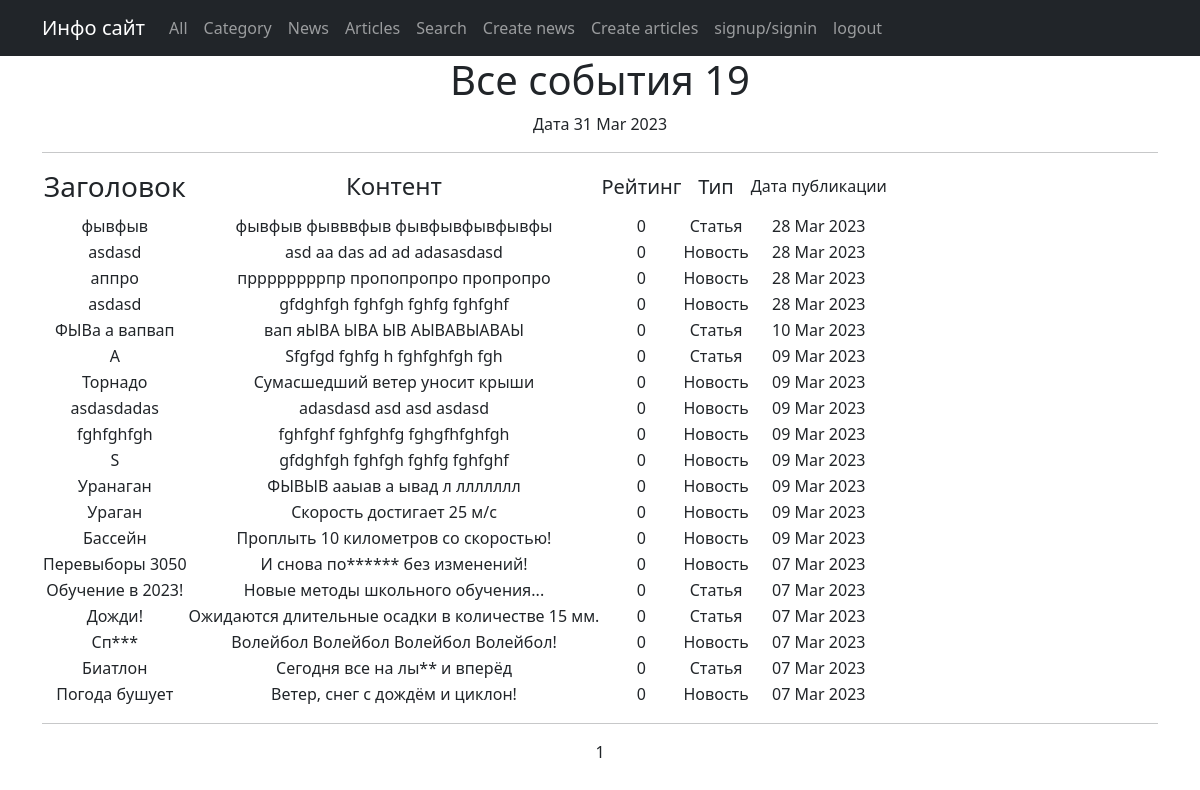
The app's page /posts/, older data.
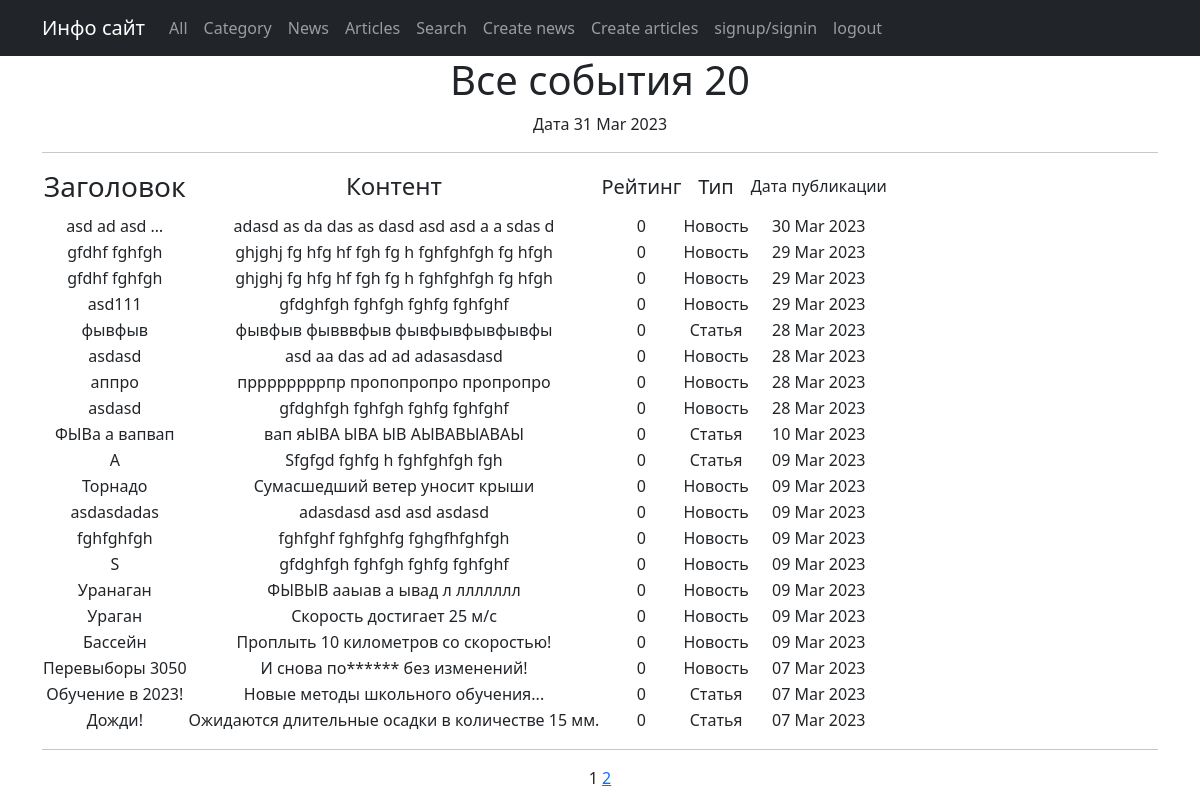
The same page, newer data.
### posts/models.py (models this page shows, shortened)
class Post(models.Model):
    article = 'ARTI'
    news = 'NEWS'
    POST_TYPE = [
        (article, 'Статья'),
        (news, 'Новость')
    ]
    author = models.ForeignKey(Author, on_delete=models.CASCADE)
    types = models.CharField(max_length=4, choices=POST_TYPE, default=news)
    time_date = models.DateTimeField(auto_now_add=True)
    category = models.ManyToManyField(Category, through='PostCategory')
    title = models.CharField(max_length=255, blank=False)
    content = models.TextField(blank=False)
    rating = models.IntegerField(default=0)

### posts/views.py (the view)
# urls.py: path('', PostList.as_view(), name='post_list'),
class PostList(ListView):
    model = Post
    ordering = '-time_date'
    template_name = 'posts.html'
    context_object_name = 'posts'
    paginate_by = 20
    def get_context_data(self, **kwargs):
        context = super().get_context_data(**kwargs)
        context['num_of_posts'] = len(Post.objects.filter())
        return context

### posts/templatetags/custom_filters.py (called while the page is built)
@register.filter()
def censor(value):
    new_list = list(value.split())
    if isinstance(value, str):
        for i in range(len(new_list)):
            if new_list[i].lower() in censor_list:
                s = new_list[i]
                new_list[i] = s[:2] + '*' * (len(s) - 2)
        return ' '.join(new_list)
    else:
        raise TypeError('Объект не является строкой')

### posts/templatetags/custom_tags.py (called while the page is built)
@register.simple_tag()
def current_time(format_string='%b %d %Y'):
    return datetime.utcnow().strftime(format_string)

### templates/posts.html (shortened to what this page needs)
{% extends 'flatpages/default.html' %}
{% load custom_filters %}
{% load custom_tags %}
{% block content %}
<h1>Все события {{ posts|length }} </h1>
Дата {% current_time '%d %b %Y' %}
<hr>
    {% if posts %}
        <table>
            <tr>
                <td><h3>Заголовок</h3></td>
                <td><h4>Контент</h4></td>
                <td><h5>Рейтинг</h5></td>
                <td><h5>Тип</h5></td>
                <td><h6>Дата публикации</h6></td>
            </tr>
            {% for post in posts %}
            <tr>
                <td>{{ post.title|truncatewords:3|censor }}</td>
                <td>{{ post.content|truncatewords:20|censor }}</td>
                <td>{{ post.rating }}</td>
                <td>{{ post.get_types_display }}</td>
                <td>{{ post.time_date|date:'d M Y' }}</td>
            </tr>
            {% endfor %}
        </table>
    {% else %}
        <h2>Новостей нет!</h2>
    {% endif %}
    <hr>
    {{ page_obj.number }}
    {% if page_obj.has_next %}
        <a href="?page={{ page_obj.next_page_number }}">{{ page_obj.next_page_number }}</a>
    {% endif %}
{% endblock content %}

Row changes from the older to the newer data that the page shows:
no longer on this page (row unchanged): Post: title|censor "Сп***", content|censor "Волейбол Волейбол Волейбол Волейбол!", rating "0", types "Новость", time_date "07 Mar 2023"
no longer on this page (row unchanged): Post: title|censor "Биатлон", content|censor "Сегодня все на лы** и вперёд", rating "0", types "Статья", time_date "07 Mar 2023"
no longer on this page (row unchanged): Post: title|censor "Погода бушует", content|censor "Ветер, снег с дождём и циклон!", rating "0", types "Новость", time_date "07 Mar 2023"
added Post: title|censor "asd ad asd …", content|censor "adasd as da das as dasd asd asd a a sdas d", rating "0", types "Новость", time_date "30 Mar 2023"
added Post: title|censor "gfdhf fghfgh", content|censor "ghjghj fg hfg hf fgh fg h fghfghfgh fg hfgh", rating "0", types "Новость", time_date "29 Mar 2023"
added Post: title|censor "gfdhf fghfgh", content|censor "ghjghj fg hfg hf fgh fg h fghfghfgh fg hfgh", rating "0", types "Новость", time_date "29 Mar 2023"
added Post: title|censor "asd111", content|censor "gfdghfgh fghfgh fghfg fghfghf", rating "0", types "Новость", time_date "29 Mar 2023"
Text that changed along with them:
{{ posts|length }}: "19" → "20"
{{ page_obj.next_page_number }}: (not shown) → "2"
